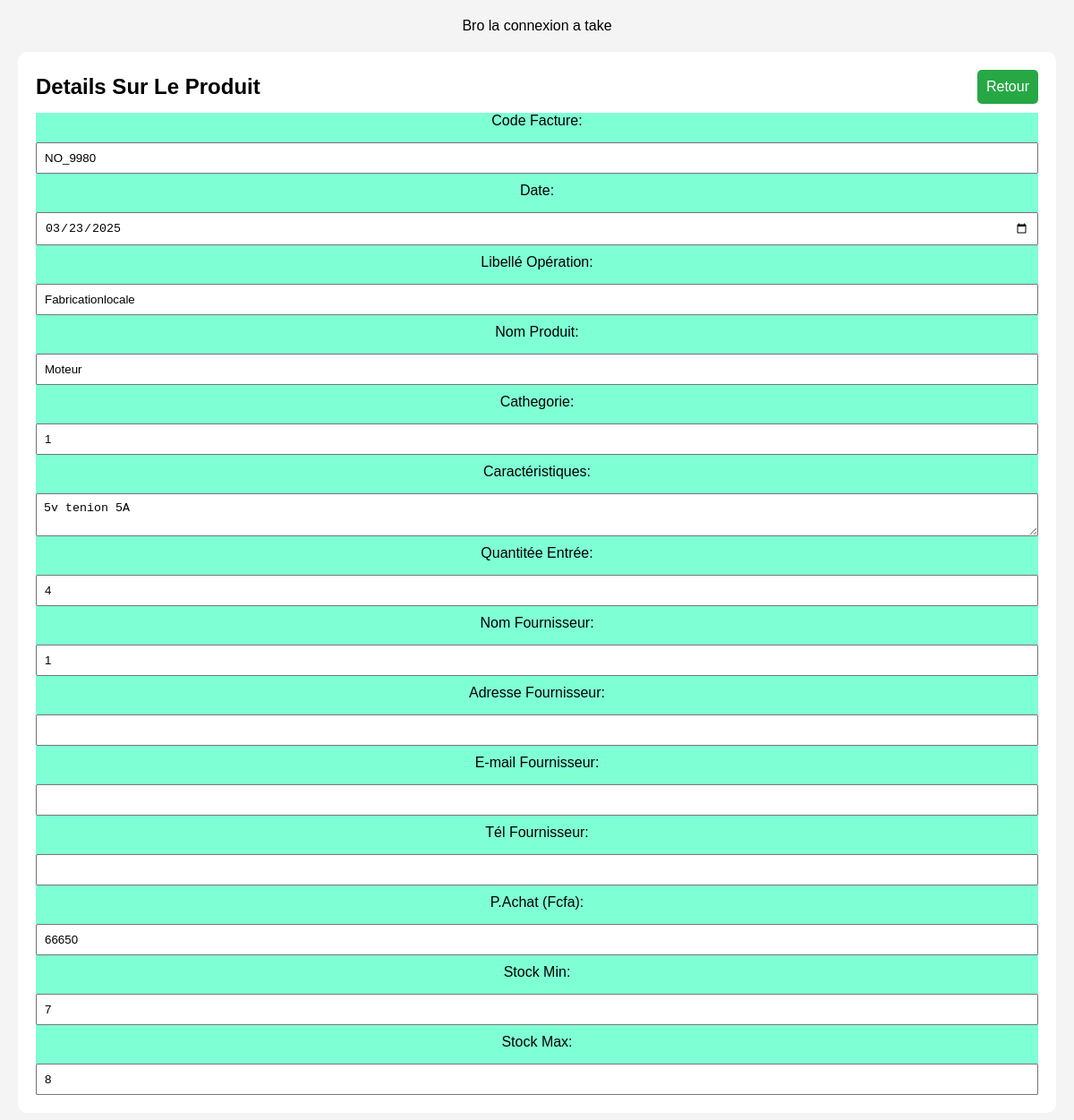
The page /Entreecrud/view.php?id=55 on the database its author committed.
### tables this page shows
CREATE TABLE IF NOT EXISTS `entrees` (
  `id` int NOT NULL AUTO_INCREMENT,
  `Code_Facture` varchar(255) NOT NULL,
  `Date` date NOT NULL,
  `Libelle_Op` varchar(255) NOT NULL,
  `Nom_produit` varchar(255) NOT NULL,
  `Cathegorie` varchar(255) NOT NULL,
  `Caracteristiques` varchar(255) NOT NULL,
  `Quantitee_Entree` int NOT NULL,
  `Nom_Fournisseur` varchar(255) NOT NULL,
  `Prix_Achat` int NOT NULL,
  `Stock_min` int NOT NULL,
  `Stock_max` int NOT NULL,
  `created_at` timestamp NOT NULL DEFAULT CURRENT_TIMESTAMP,
  PRIMARY KEY (`id`)
);

### Entreefunction.php (called while the page is built, shortened)
<?php
    $host = "localhost";
    $username = "root";
    $password = "";
    $database = "newbd";
    $con = mysqli_connect ($host, $username, $password, $database);
    if(!function_exists("getAllEnterById")){
        function getAllEnterById($table, $id){
            global $con;
            $query = "SELECT * FROM $table WHERE id = $id";
            $query_run = mysqli_query($con, $query);
            return $query_run;
        }
    }
?>

### Entreecrud/view.php (the view, shortened to what this page needs)
<?php
    include "../Entreefunction.php";
    $id = $_GET['id'];
?>
        <!DOCTYPE html>
        <html lang="fr">
        <head>
            <link rel="stylesheet" href="../Entreestyle.css">
        </head>
        <body>
            <div id="entryForm">
                <div class="new-enter-and-back">
                    <h2>Details Sur Le Produit</h2>
                    <a href="Entree.php" id="btnNewEntry">Retour</a>
                </div>
                <form id="productForm" method="POST" actions="update.php">
                    <?php
                        if(isset($_GET['id']) && !empty($_GET['id']))    {
                            $entrer = getAllEnterById('entrees', $id);
                            if(mysqli_num_rows($entrer) > 0){
                                $item = mysqli_fetch_assoc($entrer);
                                ?>
                                <label>Code Facture: </label>
                                <input type="text" name="code_facture" value="<?= $item['Code_Facture'] ?>" diseable>
                                <label>Date: </label>
                                <input type="date" name="date" value="<?= $item['Date'] ?>" >
                                <label>Libellé Opération: </label>
                                <input type="text" name="libelleOperation" value="<?= $item['Libelle_Op'] ?>" >
                                <label>Nom Produit: </label>
                                <input type="text" name="nomProduit" value="<?= $item['Nom_produit'] ?>" >
                                <label>Cathegorie: </label>
                                <input type="text" name="Cathegorie" value="<?= $item['Cathegorie'] ?>" >
                                <label>Caractéristiques: </label>
                                <textarea name="caracteristiques" ><?= ($item['Caracteristiques']) ?></textarea>
                                <label>Quantitée Entrée: </label>
                                <input type="number" value="<?= $item['Quantitee_Entree'] ?>" name="quantiteEntree" >
                                <label>Nom Fournisseur: </label>
                                <input type="text" value="<?= $item['Nom_Fournisseur'] ?>" name="nomFournisseur" >
                                <label>Adresse Fournisseur: </label>
                                <input type="text" value="<?= $item['Adresse_Fournisseur'] ?>" name="AdresseFournisseur" >
                                <label>E-mail Fournisseur: </label>
                                <input type="email" value="<?= $item['Email_Fournisseur'] ?>" name="emailFournisseur" >
                                <label>Tél Fournisseur: </label>
                                <input type="number" value="<?= $item['Tel_Fournisseur'] ?>" name="telFournisseur" >
                                <label>P.Achat (Fcfa): </label>
                                <input type="number" value="<?= $item['Prix_Achat'] ?>" name="pAchat" >
                                <label>Stock Min: </label>
                                <input type="number" value="<?= $item['Stock_min'] ?>" name="stockMin" >
                                <label>Stock Max: </label>
                                <input type="number" value="<?= $item['Stock_max'] ?>" name="stockMax" >
                                <?php
                            }
                        }
                    ?>
                </form>
            </div>
        </body>
        </html>

### EntreeStyle.css (style rules this page uses)
* { margin: 0; padding: 0; box-sizing: border-box; }
body { font-family: Arial, sans-serif; background-color: #f4f4f4; text-align: center; padding: 20px; }
a { text-decoration: none; }
button, #btnNewEntry { background-color: #28a745; color: white; border: none; padding: 10px; cursor: pointer; border-radius: 5px; }
#entryForm { background: white; padding: 20px; border-radius: 10px; margin-top: 20px; }
#entryForm label { display: block; margin: 10px 0; }
form { background-color: aquamarine; }
#entryForm input, #entryForm textarea, select { width: 100%; padding: 8px; margin-top: 5px; }
.new-enter-and-back { display: flex; justify-content: space-between; align-items: center; }

### rows shown on the page
entrees: code_facture "NO_9980", date "03/23/2025", libelleOperation "Fabricationlocale", nomProduit "Moteur", Cathegorie "1", caracteristiques "5v tenion 5A", quantiteEntree "4", nomFournisseur "1", pAchat "66650", stockMin "7", stockMax "8"
